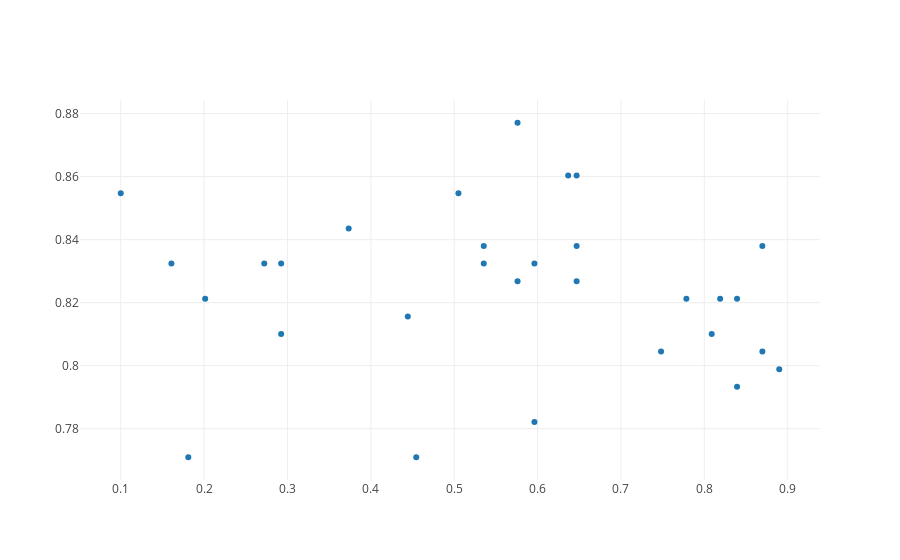
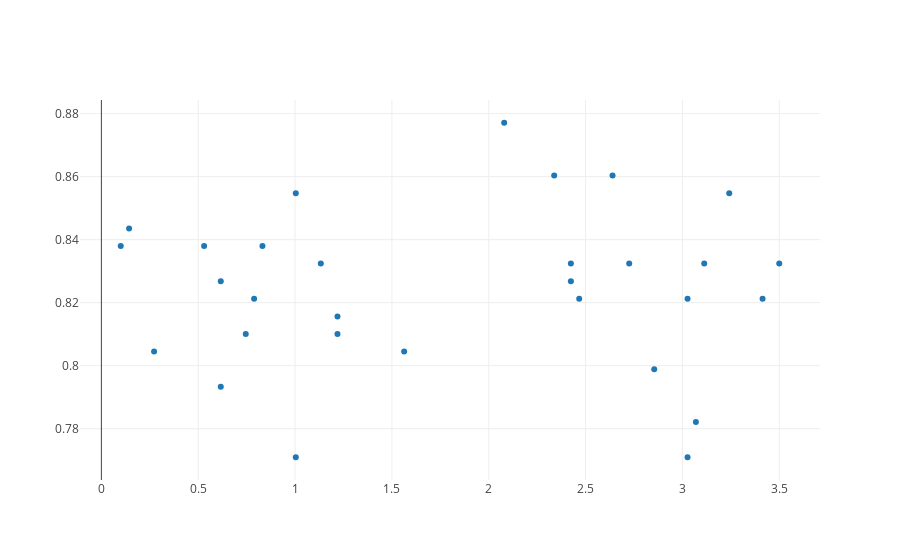
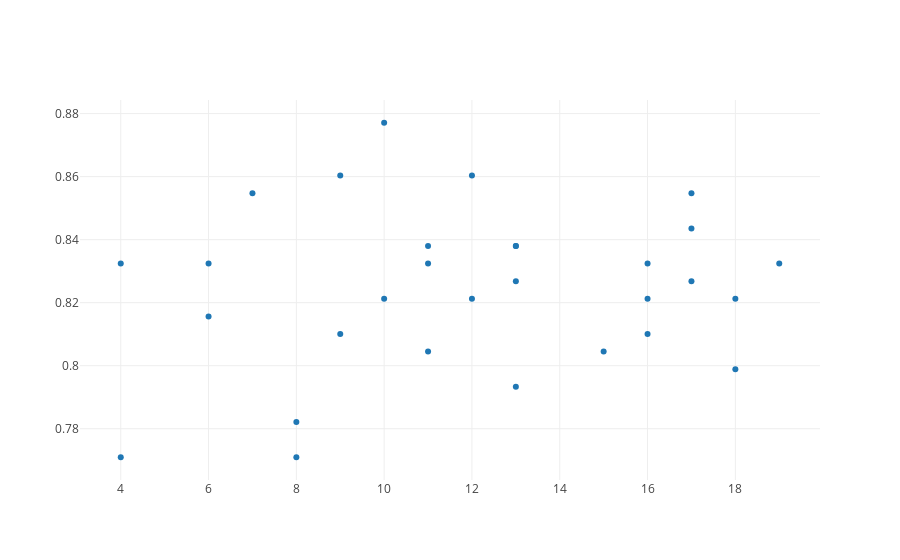
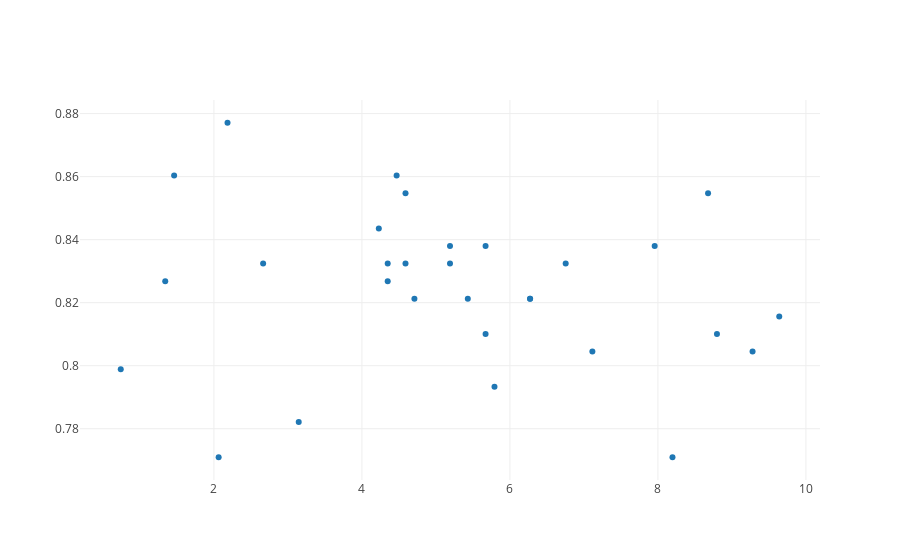

Notebook code cell kept with these figures, in order:
### Code cell
for param in param_opt_dict:
    x = []
    y = []
    param_opt_list = param_opt_dict[param]
    for (xs, ys) in param_opt_list:
        x.append(xs)
        y.append(ys)

    print(param)

    py.iplot([go.Scatter(x=x, y=y, mode='markers')])
